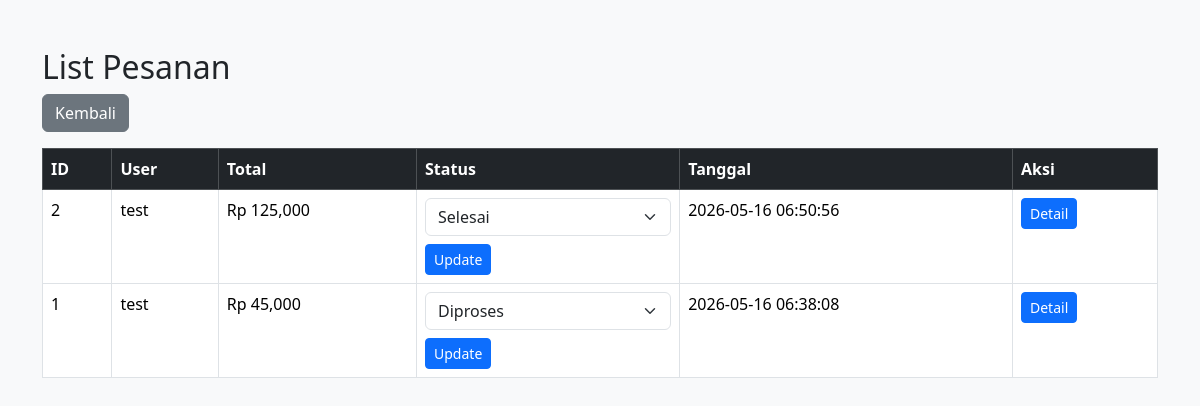
Screenshot of /admin/orders.php (signed in) with the database file from the repository.
### tables this page shows
CREATE TABLE `transaksi` (
  `id` int NOT NULL,
  `user_id` int DEFAULT NULL,
  `total` decimal(10,2) DEFAULT NULL,
  `status` varchar(50) DEFAULT 'Diproses',
  `alamat` text,
  `created_at` timestamp NULL DEFAULT CURRENT_TIMESTAMP
);

CREATE TABLE `users` (
  `id` int NOT NULL,
  `fullname` varchar(100) NOT NULL,
  `email` varchar(100) NOT NULL,
  `password` varchar(255) NOT NULL,
  `created_at` timestamp NULL DEFAULT CURRENT_TIMESTAMP
);

### admin/orders.php (the view, shortened to what this page needs)
<?php
include '../config/database.php';
$query = mysqli_query(
    $conn,
    "SELECT transaksi.*,
    users.fullname
    FROM transaksi
    LEFT JOIN users
    ON transaksi.user_id =
    users.id
    ORDER BY transaksi.id DESC"
);
?>
<!DOCTYPE html>
<html>
<head>
<link href="https://cdn.jsdelivr.net/npm/bootstrap@5.3.3/dist/css/bootstrap.min.css"
rel="stylesheet">
</head>
<body class="bg-light">
<div class="container py-5">
<h2>List Pesanan</h2>
<a href="index.php"
class="btn btn-secondary mb-3">
Kembali
</a>
<table class="table table-bordered bg-white">
<thead class="table-dark">
<tr>
<th>ID</th>
<th>User</th>
<th>Total</th>
<th>Status</th>
<th>Tanggal</th>
<th>Aksi</th>
</tr>
</thead>
<tbody>
<?php while($order =
mysqli_fetch_assoc($query)) : ?>
<tr>
<td><?= $order['id'] ?></td>
<td><?= $order['fullname'] ?></td>
<td>
Rp <?= number_format(
$order['total']
) ?>
</td>
<td>
<form method="POST">
<select
name="status"
class="form-select">
<option
<?= $order['status']
== 'Diproses'
? 'selected' : '' ?>>
Diproses
</option>
<option
<?= $order['status']
== 'Selesai'
? 'selected' : '' ?>>
Selesai
</option>
</select>
<button
name="update_status"
class="btn btn-sm btn-primary mt-2">
Update
</button>
</form>
</td>
<td><?= $order['created_at'] ?></td>
<td>
<a
href="order-detail.php?id=<?= $order['id'] ?>"
class="btn btn-sm btn-primary">
Detail
</a>
</td>
</tr>
<?php endwhile; ?>
</tbody>
</table>
</div>
</body>
</html>

### rows the page displays
transaksi: id "2", user.fullname "test", total "125,000", status "Selesai", created_at "2026-05-16 06:50:56"
transaksi: id "1", user.fullname "test", total "45,000", status "Diproses", created_at "2026-05-16 06:38:08"
